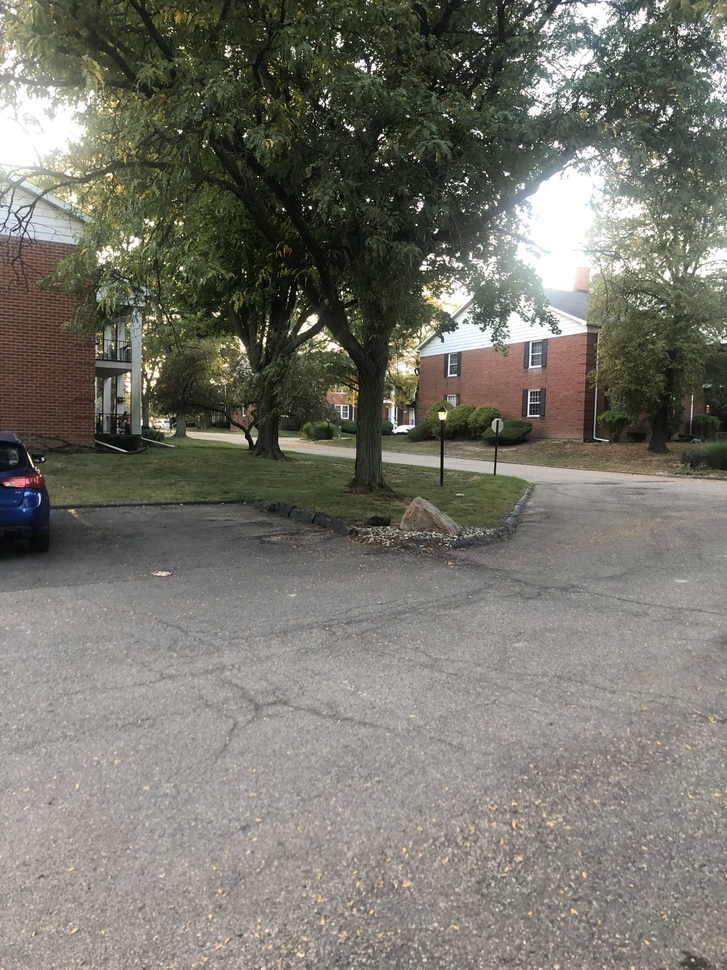
#> input picture myHW3/pics/IMG_0171.JPG, 727 x 970 px, shrunk from 3024 x 4032 before the run
$ python -i panorama.py   (imports and definitions only)
#> lines starting #> are read from the running program, lines starting #| are printed output that depends on the picture
"""
CS131 - Computer Vision: Foundations and Applications
Assignment 3
Author: Donsuk Lee (donlee90@stanford.edu)
Date created: 09/2017
Last modified: 09/27/2018
Python Version: 3.5+
"""

import numpy as np
from skimage import filters
from skimage.feature import corner_peaks
from skimage.util.shape import view_as_blocks
from scipy.spatial.distance import cdist
from scipy.ndimage.filters import convolve

from utils import pad, unpad, get_output_space, warp_image


def harris_corners(img, window_size=3, k=0.04):
    """
    Compute Harris corner response map. Follow the math equation
    R=Det(M)-k(Trace(M)^2).

    Hint:
        You may use the function scipy.ndimage.filters.convolve,
        which is already imported above.

    Args:
        img: Grayscale image of shape (H, W)
        window_size: size of the window function
        k: sensitivity parameter

    Returns:
        response: Harris response image of shape (H, W)
    """

    H, W = img.shape
    window = np.ones((window_size, window_size))

    response = np.zeros((H, W))

    dx = filters.sobel_v(img)
    dy = filters.sobel_h(img)

    ### YOUR CODE HERE
    dx2, dy2, dxdy = dx ** 2, dy ** 2, dx * dy
    mx2 = convolve(dx2, window, mode='constant')
    my2 = convolve(dy2, window, mode='constant')
    mxy = convolve(dxdy, window, mode='constant')
    response = (mx2 * my2 - mxy ** 2) - k * (mx2 + my2) ** 2
    ### END YOUR CODE

    return response


# [327 lines left out: functions simple_descriptor, describe_keypoints, match_descriptors, fit_affine_matrix, ransac, hog_descriptor and 2 more, not called in this run]

>>> import cv2
>>> picture = cv2.imread('pics/IMG_0171.JPG', cv2.IMREAD_GRAYSCALE)
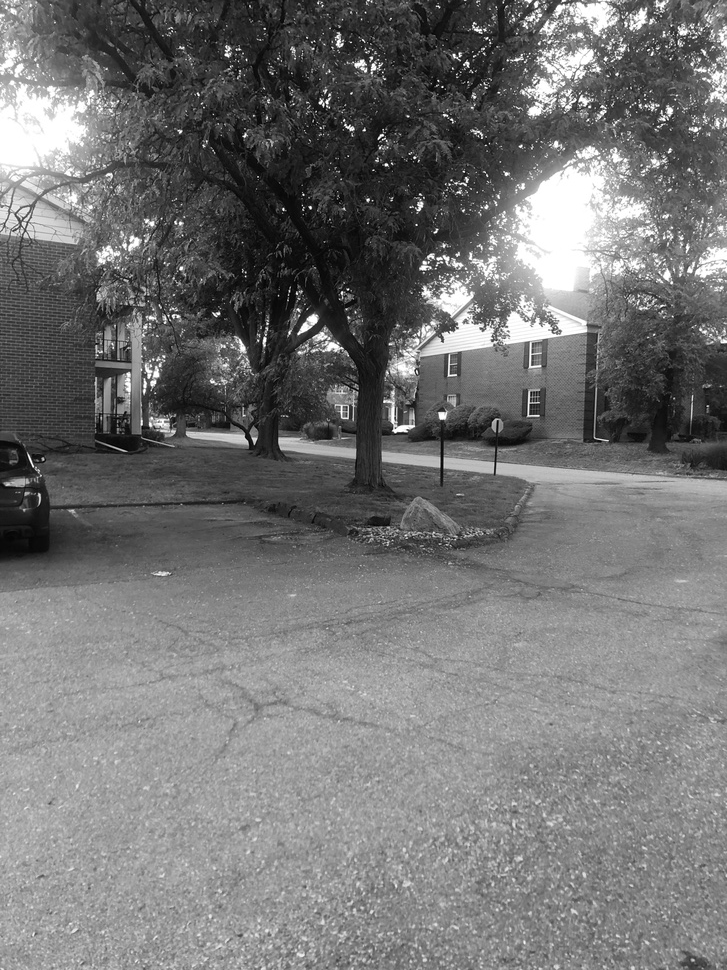
#> picture: shape (970, 727); min 0, max 255, mean 116.2
>>> result = harris_corners(picture)
#> in harris_corners, `dy = filters.sobel_h(img)`:
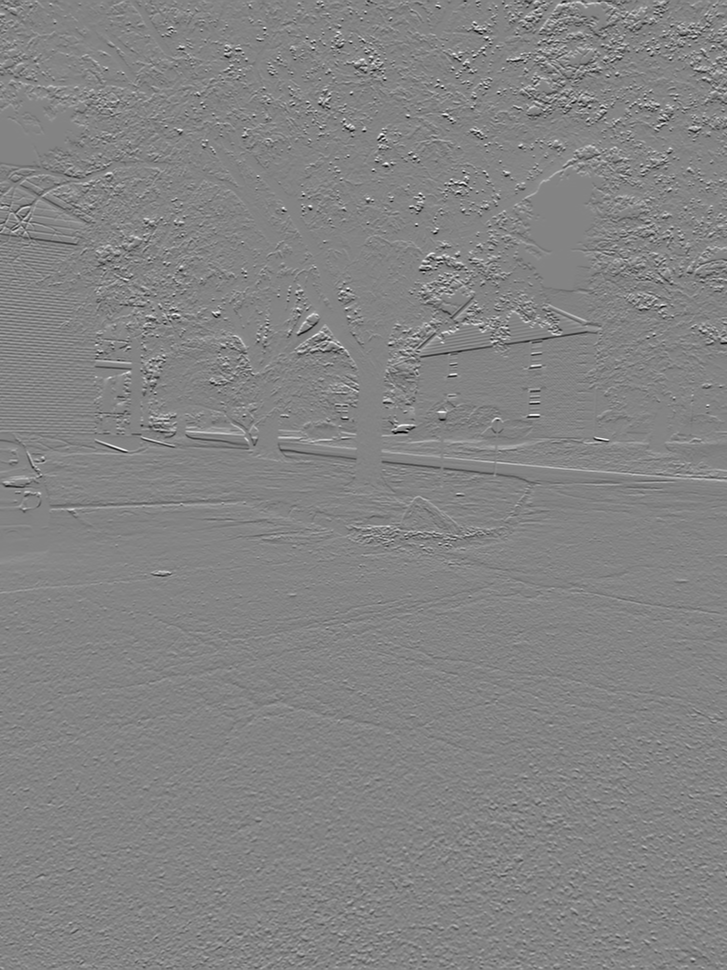
#> dy: shape (970, 727) float64; min -0.892, max 0.832, mean 0.000491; drawn with min black and max white
#> in harris_corners, `dx2, dy2, dxdy = dx ** 2, dy ** 2, dx * dy`:
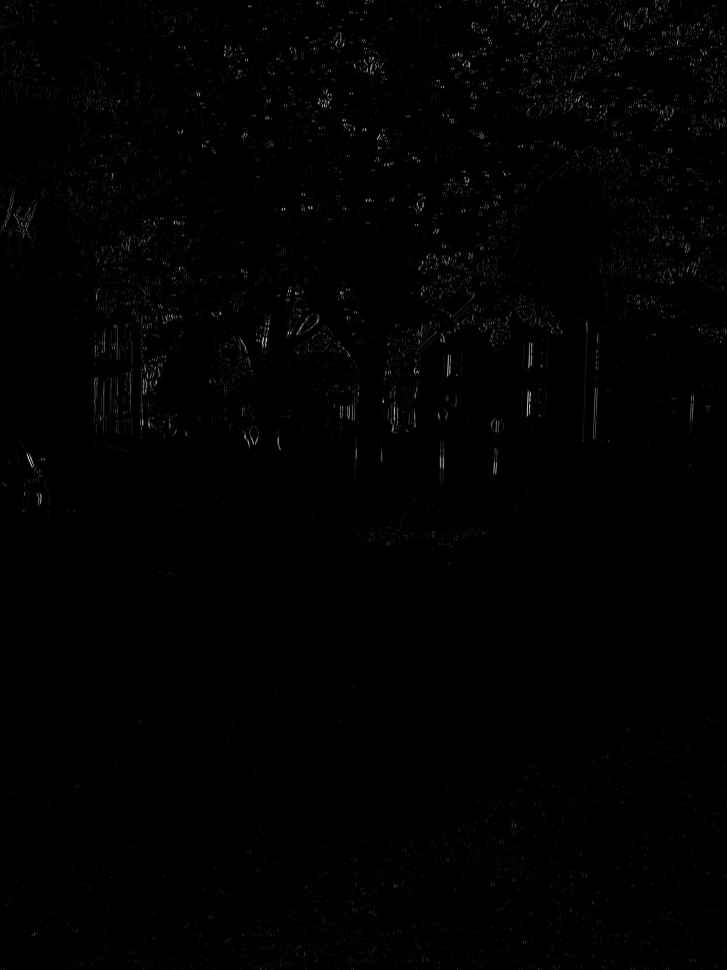
#> dx2: shape (970, 727) float64; min 0, max 0.806, mean 0.00738
#> in harris_corners, `dx2, dy2, dxdy = dx ** 2, dy ** 2, dx * dy`:
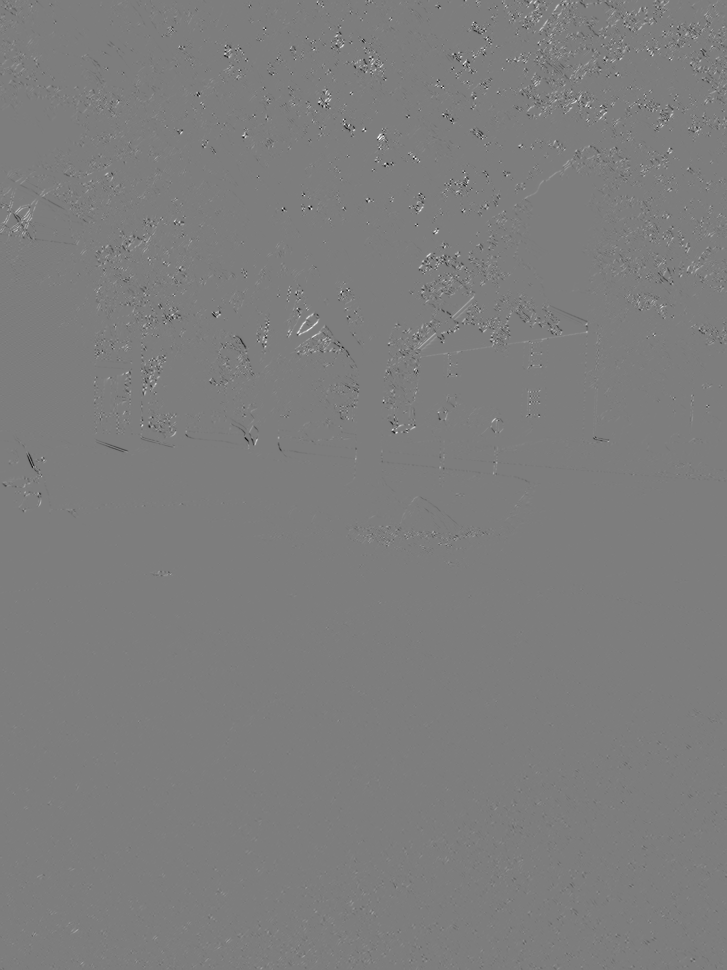
#> dxdy: shape (970, 727) float64; min -0.378, max 0.389, mean 0.000178; drawn with min black and max white
#> in harris_corners, `my2 = convolve(dy2, window, mode='constant')`:
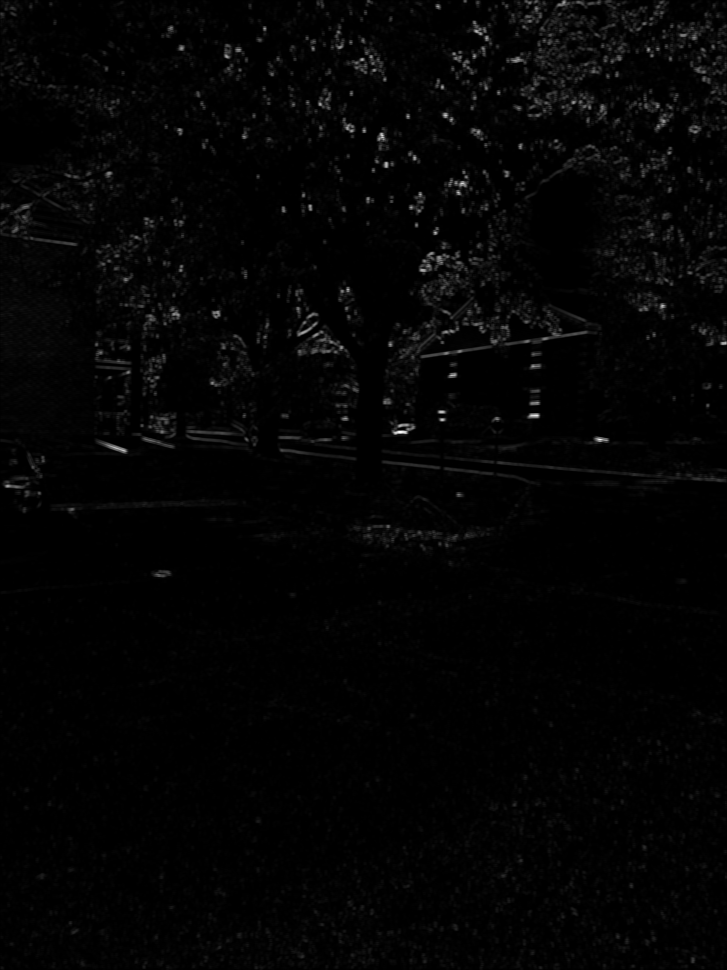
#> my2: shape (970, 727) float64; min 0, max 3.73, mean 0.0652; drawn with min black and max white
#> in harris_corners, `response = (mx2 * my2 - mxy ** 2) - k * (mx2 + my2) ** 2`:
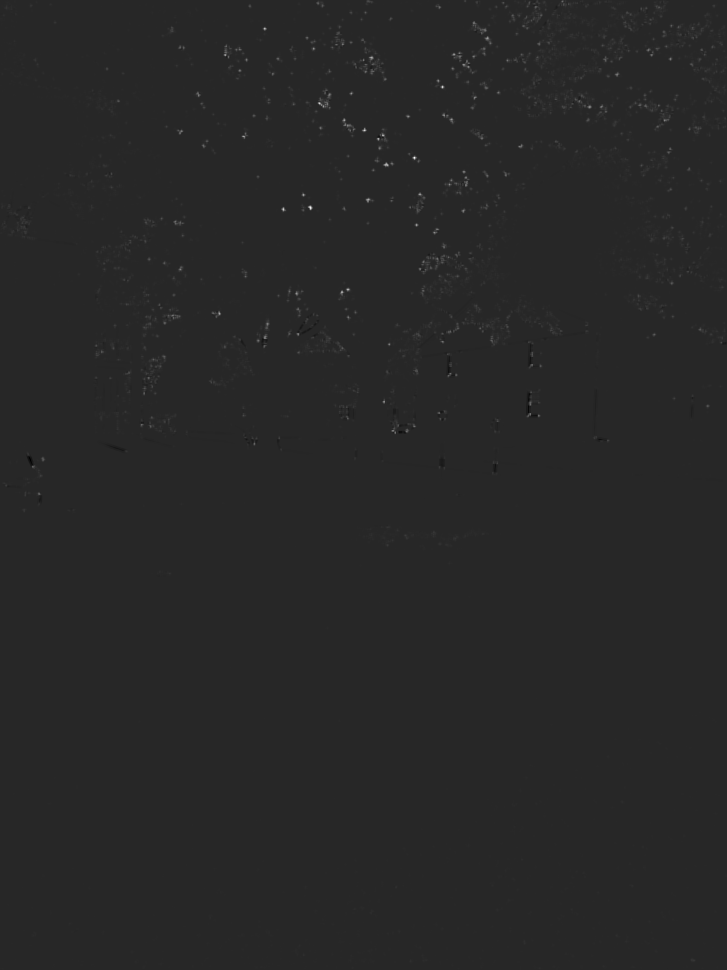
#> response: shape (970, 727) float64; min -0.82, max 4.49, mean 0.00842; drawn with min black and max white

$ run again, on myHW3/pics/basePano1.JPG
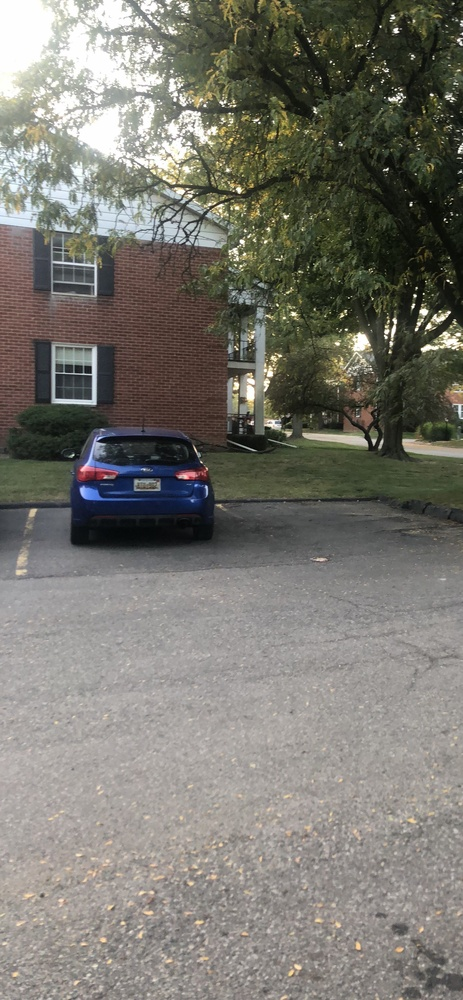
#> input picture myHW3/pics/basePano1.JPG, 463 x 1000 px, shrunk from 1800 x 3888 before the run
#> in harris_corners, `mxy = convolve(dxdy, window, mode='constant')`:
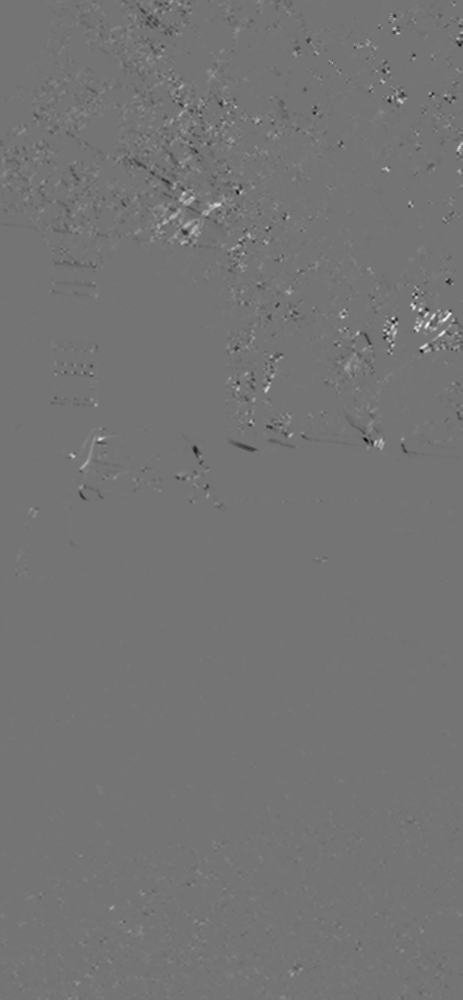
#> mxy: shape (1000, 463) float64; min -1.37, max 1.62, mean 0.00185; drawn with min black and max white
#> in harris_corners, `response = (mx2 * my2 - mxy ** 2) - k * (mx2 + my2) ** 2`:
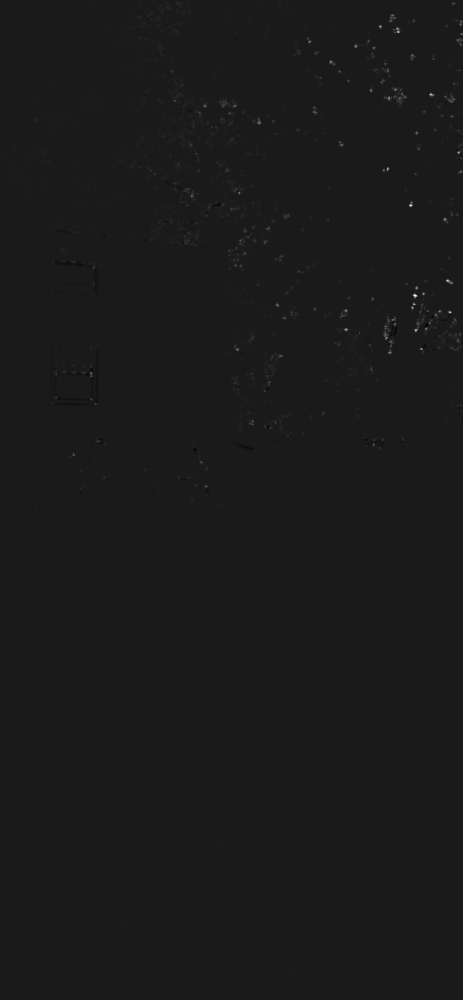
#> response: shape (1000, 463) float64; min -0.424, max 3.66, mean 0.00472; drawn with min black and max white

$ run again, on myHW3/pics/basePano2.JPG
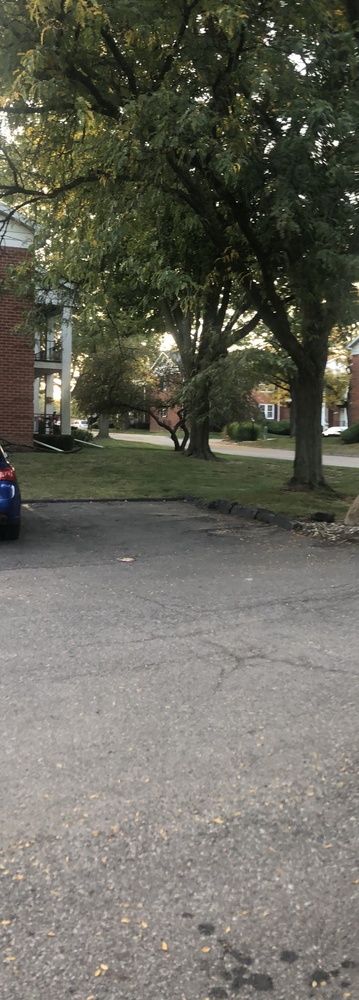
#> input picture myHW3/pics/basePano2.JPG, 359 x 1000 px, shrunk from 1396 x 3888 before the run
#> in harris_corners, `my2 = convolve(dy2, window, mode='constant')`:
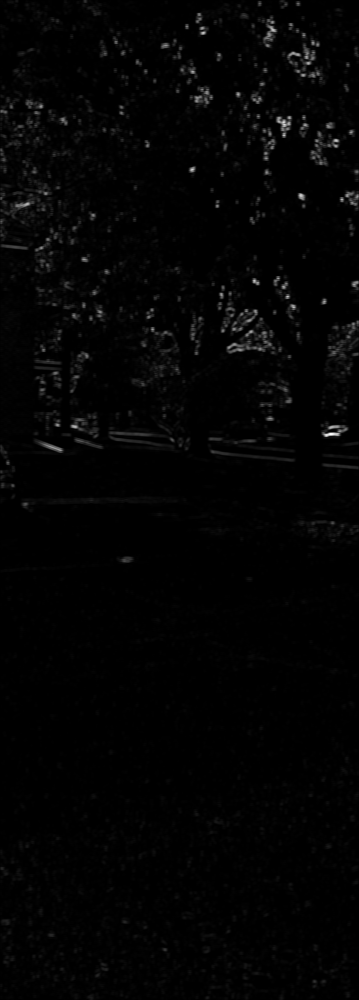
#> my2: shape (1000, 359) float64; min 3.84e-06, max 3.8, mean 0.0587; drawn with min black and max white
#> in harris_corners, `response = (mx2 * my2 - mxy ** 2) - k * (mx2 + my2) ** 2`:
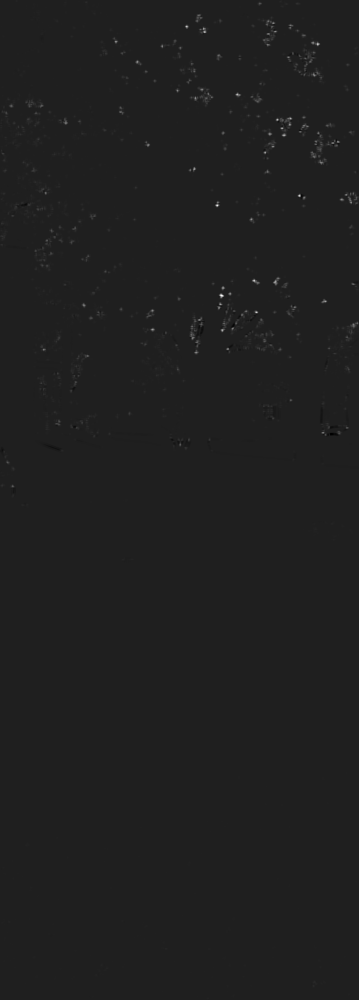
#> response: shape (1000, 359) float64; min -0.549, max 3.93, mean 0.00733; drawn with min black and max white

$ run again, on myHW3/pics/basePano3.JPG
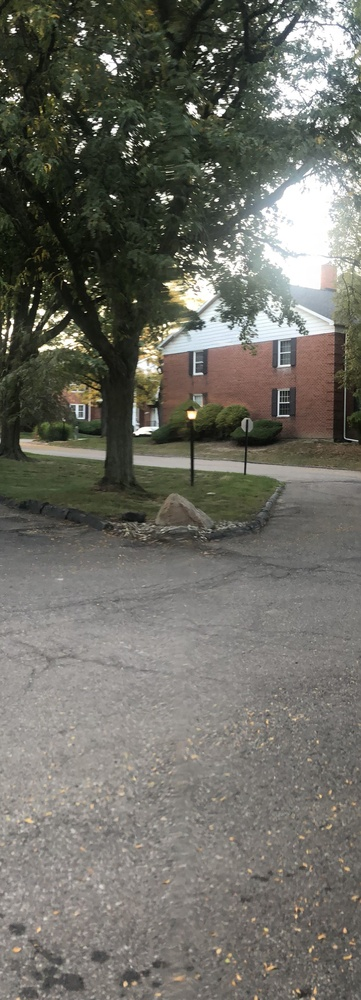
#> input picture myHW3/pics/basePano3.JPG, 361 x 1000 px, shrunk from 1402 x 3888 before the run
#> in harris_corners, `my2 = convolve(dy2, window, mode='constant')`:
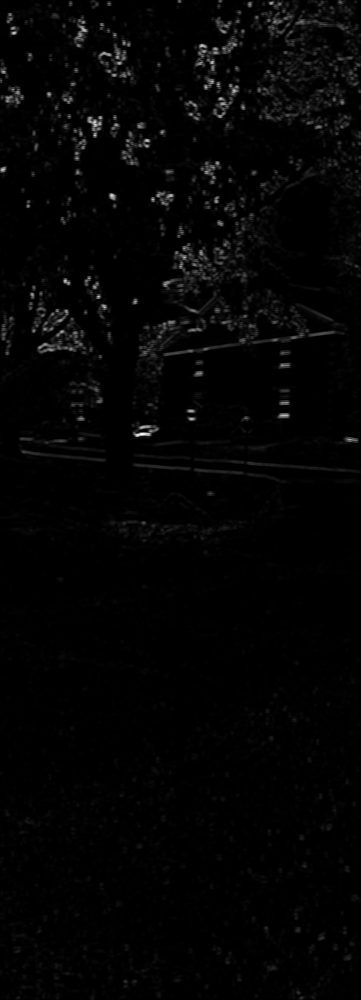
#> my2: shape (1000, 361) float64; min 0, max 3.78, mean 0.0684; drawn with min black and max white
#> in harris_corners, `response = (mx2 * my2 - mxy ** 2) - k * (mx2 + my2) ** 2`:
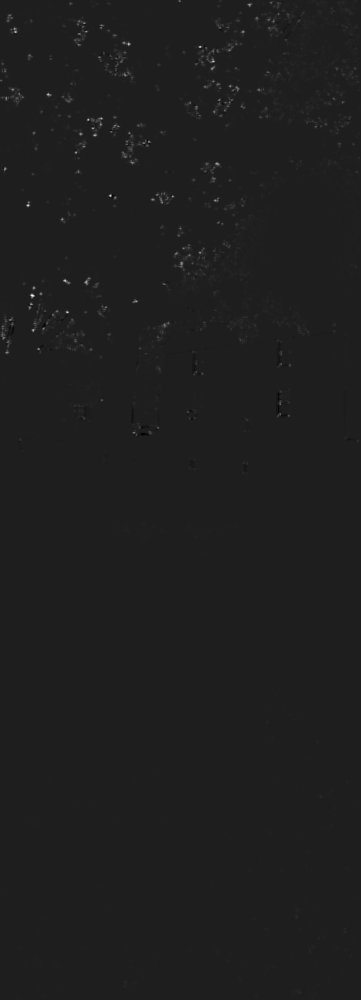
#> response: shape (1000, 361) float64; min -0.549, max 4, mean 0.00921; drawn with min black and max white
